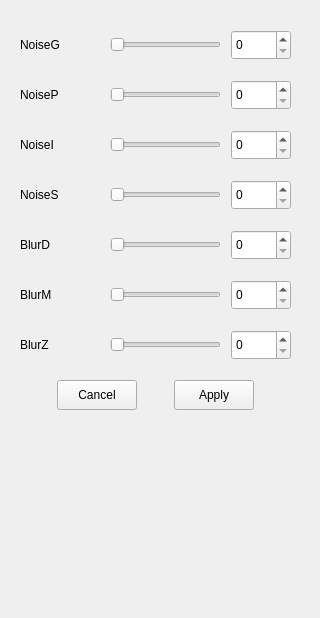
    <widget class="QWidget" name="pageDegrade">
     <property name="geometry">
      <rect>
       <x>0</x>
       <y>0</y>
       <width>320</width>
       <height>618</height>
      </rect>
     </property>
     <attribute name="label">
      <string>Effect</string>
     </attribute>
     <widget class="QWidget" name="layoutWidget_7">
      <property name="geometry">
       <rect>
        <x>10</x>
        <y>320</y>
        <width>291</width>
        <height>51</height>
       </rect>
      </property>
      <layout class="QHBoxLayout" name="layoutDegradeR7">
       <property name="spacing">
        <number>10</number>
       </property>
       <property name="leftMargin">
        <number>10</number>
       </property>
       <property name="topMargin">
        <number>10</number>
       </property>
       <property name="rightMargin">
        <number>10</number>
       </property>
       <property name="bottomMargin">
        <number>10</number>
       </property>
       <item>
        <widget class="QLabel" name="labelTextBlurZoom">
         <property name="sizePolicy">
          <sizepolicy hsizetype="Fixed" vsizetype="Fixed">
           <horstretch>0</horstretch>
           <verstretch>0</verstretch>
          </sizepolicy>
         </property>
         <property name="minimumSize">
          <size>
           <width>80</width>
           <height>20</height>
          </size>
         </property>
         <property name="text">
          <string>BlurZ</string>
         </property>
        </widget>
       </item>
       <item>
        <widget class="QSlider" name="sliderDegradeBz">
         <property name="sizePolicy">
          <sizepolicy hsizetype="Expanding" vsizetype="Fixed">
           <horstretch>0</horstretch>
           <verstretch>0</verstretch>
          </sizepolicy>
         </property>
         <property name="minimumSize">
          <size>
           <width>0</width>
           <height>20</height>
          </size>
         </property>
         <property name="minimum">
          <number>0</number>
         </property>
         <property name="maximum">
          <number>99</number>
         </property>
         <property name="orientation">
          <enum>Qt::Horizontal</enum>
         </property>
        </widget>
       </item>
       <item>
        <widget class="QSpinBox" name="spinDegradeBz">
         <property name="sizePolicy">
          <sizepolicy hsizetype="Fixed" vsizetype="Fixed">
           <horstretch>0</horstretch>
           <verstretch>0</verstretch>
          </sizepolicy>
         </property>
         <property name="minimumSize">
          <size>
           <width>60</width>
           <height>30</height>
          </size>
         </property>
         <property name="minimum">
          <number>0</number>
         </property>
         <property name="maximum">
          <number>99</number>
         </property>
        </widget>
       </item>
      </layout>
     </widget>
     <widget class="QWidget" name="layoutWidget_14">
      <property name="geometry">
       <rect>
        <x>10</x>
        <y>170</y>
        <width>291</width>
        <height>51</height>
       </rect>
      </property>
      <layout class="QHBoxLayout" name="layoutDegradeR4">
       <property name="spacing">
        <number>10</number>
       </property>
       <property name="leftMargin">
        <number>10</number>
       </property>
       <property name="topMargin">
        <number>10</number>
       </property>
       <property name="rightMargin">
        <number>10</number>
       </property>
       <property name="bottomMargin">
        <number>10</number>
       </property>
       <item>
        <widget class="QLabel" name="labelTextNoiseSpeckle">
         <property name="sizePolicy">
          <sizepolicy hsizetype="Fixed" vsizetype="Fixed">
           <horstretch>0</horstretch>
           <verstretch>0</verstretch>
          </sizepolicy>
         </property>
         <property name="minimumSize">
          <size>
           <width>80</width>
           <height>20</height>
          </size>
         </property>
         <property name="text">
          <string>NoiseS</string>
         </property>
        </widget>
       </item>
       <item>
        <widget class="QSlider" name="sliderDegradeNs">
         <property name="sizePolicy">
          <sizepolicy hsizetype="Expanding" vsizetype="Fixed">
           <horstretch>0</horstretch>
           <verstretch>0</verstretch>
          </sizepolicy>
         </property>
         <property name="minimumSize">
          <size>
           <width>0</width>
           <height>20</height>
          </size>
         </property>
         <property name="minimum">
          <number>0</number>
         </property>
         <property name="maximum">
          <number>99</number>
         </property>
         <property name="orientation">
          <enum>Qt::Horizontal</enum>
         </property>
        </widget>
       </item>
       <item>
        <widget class="QSpinBox" name="spinDegradeNs">
         <property name="sizePolicy">
          <sizepolicy hsizetype="Fixed" vsizetype="Fixed">
           <horstretch>0</horstretch>
           <verstretch>0</verstretch>
          </sizepolicy>
         </property>
         <property name="minimumSize">
          <size>
           <width>60</width>
           <height>30</height>
          </size>
         </property>
         <property name="minimum">
          <number>0</number>
         </property>
         <property name="maximum">
          <number>99</number>
         </property>
        </widget>
       </item>
      </layout>
     </widget>
     <widget class="QWidget" name="layoutWidget_5">
      <property name="geometry">
       <rect>
        <x>10</x>
        <y>370</y>
        <width>291</width>
        <height>51</height>
       </rect>
      </property>
      <layout class="QHBoxLayout" name="layoutDegradeR">
       <property name="spacing">
        <number>10</number>
       </property>
       <property name="leftMargin">
        <number>20</number>
       </property>
       <property name="topMargin">
        <number>10</number>
       </property>
       <property name="rightMargin">
        <number>20</number>
       </property>
       <property name="bottomMargin">
        <number>10</number>
       </property>
       <item>
        <widget class="QPushButton" name="buttonCancelD">
         <property name="sizePolicy">
          <sizepolicy hsizetype="Fixed" vsizetype="Fixed">
           <horstretch>0</horstretch>
           <verstretch>0</verstretch>
          </sizepolicy>
         </property>
         <property name="minimumSize">
          <size>
           <width>80</width>
           <height>30</height>
          </size>
         </property>
         <property name="text">
          <string>Cancel</string>
         </property>
        </widget>
       </item>
       <item>
        <widget class="QPushButton" name="buttonApplyD">
         <property name="sizePolicy">
          <sizepolicy hsizetype="Fixed" vsizetype="Fixed">
           <horstretch>0</horstretch>
           <verstretch>0</verstretch>
          </sizepolicy>
         </property>
         <property name="minimumSize">
          <size>
           <width>80</width>
           <height>30</height>
          </size>
         </property>
         <property name="text">
          <string>Apply</string>
         </property>
        </widget>
       </item>
      </layout>
     </widget>
     <widget class="QWidget" name="layoutWidget_13">
      <property name="geometry">
       <rect>
        <x>10</x>
        <y>270</y>
        <width>291</width>
        <height>51</height>
       </rect>
      </property>
      <layout class="QHBoxLayout" name="layoutDegradeR6" stretch="0,0,0">
       <property name="spacing">
        <number>10</number>
       </property>
       <property name="leftMargin">
        <number>10</number>
       </property>
       <property name="topMargin">
        <number>10</number>
       </property>
       <property name="rightMargin">
        <number>10</number>
       </property>
       <property name="bottomMargin">
        <number>10</number>
       </property>
       <item>
        <widget class="QLabel" name="labelTextBlurMotion">
         <property name="sizePolicy">
          <sizepolicy hsizetype="Fixed" vsizetype="Fixed">
           <horstretch>0</horstretch>
           <verstretch>0</verstretch>
          </sizepolicy>
         </property>
         <property name="minimumSize">
          <size>
           <width>80</width>
           <height>20</height>
          </size>
         </property>
         <property name="text">
          <string>BlurM</string>
         </property>
        </widget>
       </item>
       <item>
        <widget class="QSlider" name="sliderDegradeBm">
         <property name="sizePolicy">
          <sizepolicy hsizetype="Expanding" vsizetype="Fixed">
           <horstretch>0</horstretch>
           <verstretch>0</verstretch>
          </sizepolicy>
         </property>
         <property name="minimumSize">
          <size>
           <width>0</width>
           <height>20</height>
          </size>
         </property>
         <property name="minimum">
          <number>0</number>
         </property>
         <property name="maximum">
          <number>99</number>
         </property>
         <property name="orientation">
          <enum>Qt::Horizontal</enum>
         </property>
        </widget>
       </item>
       <item>
        <widget class="QSpinBox" name="spinDegradeBm">
         <property name="sizePolicy">
          <sizepolicy hsizetype="Fixed" vsizetype="Fixed">
           <horstretch>0</horstretch>
           <verstretch>0</verstretch>
          </sizepolicy>
         </property>
         <property name="minimumSize">
          <size>
           <width>60</width>
           <height>30</height>
          </size>
         </property>
         <property name="minimum">
          <number>0</number>
         </property>
         <property name="maximum">
          <number>99</number>
         </property>
        </widget>
       </item>
      </layout>
     </widget>
     <widget class="QWidget" name="layoutWidget_12">
      <property name="geometry">
       <rect>
        <x>10</x>
        <y>70</y>
        <width>291</width>
        <height>51</height>
       </rect>
      </property>
      <layout class="QHBoxLayout" name="layoutDegradeR2">
       <property name="spacing">
        <number>10</number>
       </property>
       <property name="leftMargin">
        <number>10</number>
       </property>
       <property name="topMargin">
        <number>10</number>
       </property>
       <property name="rightMargin">
        <number>10</number>
       </property>
       <property name="bottomMargin">
        <number>10</number>
       </property>
       <item>
        <widget class="QLabel" name="labelTexrNoisePoisson">
         <property name="sizePolicy">
          <sizepolicy hsizetype="Fixed" vsizetype="Fixed">
           <horstretch>0</horstretch>
           <verstretch>0</verstretch>
          </sizepolicy>
         </property>
         <property name="minimumSize">
          <size>
           <width>80</width>
           <height>20</height>
          </size>
         </property>
         <property name="text">
          <string>NoiseP</string>
         </property>
        </widget>
       </item>
       <item>
        <widget class="QSlider" name="sliderDegradeNp">
         <property name="sizePolicy">
          <sizepolicy hsizetype="Expanding" vsizetype="Fixed">
           <horstretch>0</horstretch>
           <verstretch>0</verstretch>
          </sizepolicy>
         </property>
         <property name="minimumSize">
          <size>
           <width>0</width>
           <height>20</height>
          </size>
         </property>
         <property name="minimum">
          <number>0</number>
         </property>
         <property name="maximum">
          <number>99</number>
         </property>
         <property name="orientation">
          <enum>Qt::Horizontal</enum>
         </property>
        </widget>
       </item>
       <item>
        <widget class="QSpinBox" name="spinDegradeNp">
         <property name="sizePolicy">
          <sizepolicy hsizetype="Fixed" vsizetype="Fixed">
           <horstretch>0</horstretch>
           <verstretch>0</verstretch>
          </sizepolicy>
         </property>
         <property name="minimumSize">
          <size>
           <width>60</width>
           <height>30</height>
          </size>
         </property>
         <property name="minimum">
          <number>0</number>
         </property>
         <property name="maximum">
          <number>99</number>
         </property>
         <property name="value">
          <number>0</number>
         </property>
        </widget>
       </item>
      </layout>
     </widget>
     <widget class="QWidget" name="layoutWidget_10">
      <property name="geometry">
       <rect>
        <x>10</x>
        <y>220</y>
        <width>291</width>
        <height>51</height>
       </rect>
      </property>
      <layout class="QHBoxLayout" name="layoutDegradeR5">
       <property name="spacing">
        <number>10</number>
       </property>
       <property name="leftMargin">
        <number>10</number>
       </property>
       <property name="topMargin">
        <number>10</number>
       </property>
       <property name="rightMargin">
        <number>10</number>
       </property>
       <property name="bottomMargin">
        <number>10</number>
       </property>
       <item>
        <widget class="QLabel" name="labelTextBlurDefocus">
         <property name="sizePolicy">
          <sizepolicy hsizetype="Fixed" vsizetype="Fixed">
           <horstretch>0</horstretch>
           <verstretch>0</verstretch>
          </sizepolicy>
         </property>
         <property name="minimumSize">
          <size>
           <width>80</width>
           <height>20</height>
          </size>
         </property>
         <property name="text">
          <string>BlurD</string>
         </property>
        </widget>
       </item>
       <item>
        <widget class="QSlider" name="sliderDegradeBd">
         <property name="sizePolicy">
          <sizepolicy hsizetype="Expanding" vsizetype="Fixed">
           <horstretch>0</horstretch>
           <verstretch>0</verstretch>
          </sizepolicy>
         </property>
         <property name="minimumSize">
          <size>
           <width>0</width>
           <height>20</height>
          </size>
         </property>
         <property name="minimum">
          <number>0</number>
         </property>
         <property name="maximum">
          <number>99</number>
         </property>
         <property name="orientation">
          <enum>Qt::Horizontal</enum>
         </property>
        </widget>
       </item>
       <item>
        <widget class="QSpinBox" name="spinDegradeBd">
         <property name="sizePolicy">
          <sizepolicy hsizetype="Fixed" vsizetype="Fixed">
           <horstretch>0</horstretch>
           <verstretch>0</verstretch>
          </sizepolicy>
         </property>
         <property name="minimumSize">
          <size>
           <width>60</width>
           <height>30</height>
          </size>
         </property>
         <property name="minimum">
          <number>0</number>
         </property>
         <property name="maximum">
          <number>99</number>
         </property>
        </widget>
       </item>
      </layout>
     </widget>
     <widget class="QWidget" name="layoutWidget_15">
      <property name="geometry">
       <rect>
        <x>10</x>
        <y>20</y>
        <width>291</width>
        <height>51</height>
       </rect>
      </property>
      <layout class="QHBoxLayout" name="layoutDegradeR1">
       <property name="spacing">
        <number>10</number>
       </property>
       <property name="leftMargin">
        <number>10</number>
       </property>
       <property name="topMargin">
        <number>10</number>
       </property>
       <property name="rightMargin">
        <number>10</number>
       </property>
       <property name="bottomMargin">
        <number>10</number>
       </property>
       <item>
        <widget class="QLabel" name="labelTextNoiseGaussian">
         <property name="sizePolicy">
          <sizepolicy hsizetype="Fixed" vsizetype="Fixed">
           <horstretch>0</horstretch>
           <verstretch>0</verstretch>
          </sizepolicy>
         </property>
         <property name="minimumSize">
          <size>
           <width>80</width>
           <height>20</height>
          </size>
         </property>
         <property name="text">
          <string>NoiseG</string>
         </property>
        </widget>
       </item>
       <item>
        <widget class="QSlider" name="sliderDegradeNg">
         <property name="sizePolicy">
          <sizepolicy hsizetype="Expanding" vsizetype="Fixed">
           <horstretch>0</horstretch>
           <verstretch>0</verstretch>
          </sizepolicy>
         </property>
         <property name="minimumSize">
          <size>
           <width>0</width>
           <height>20</height>
          </size>
         </property>
         <property name="minimum">
          <number>0</number>
         </property>
         <property name="maximum">
          <number>99</number>
         </property>
         <property name="orientation">
          <enum>Qt::Horizontal</enum>
         </property>
        </widget>
       </item>
       <item>
        <widget class="QSpinBox" name="spinDegradeNg">
         <property name="sizePolicy">
          <sizepolicy hsizetype="Fixed" vsizetype="Fixed">
           <horstretch>0</horstretch>
           <verstretch>0</verstretch>
          </sizepolicy>
         </property>
         <property name="minimumSize">
          <size>
           <width>60</width>
           <height>30</height>
          </size>
         </property>
         <property name="minimum">
          <number>0</number>
         </property>
         <property name="maximum">
          <number>99</number>
         </property>
        </widget>
       </item>
      </layout>
     </widget>
     <widget class="QWidget" name="layoutWidget_9">
      <property name="geometry">
       <rect>
        <x>10</x>
        <y>120</y>
        <width>291</width>
        <height>51</height>
       </rect>
      </property>
      <layout class="QHBoxLayout" name="layoutDegradeR3">
       <property name="spacing">
        <number>10</number>
       </property>
       <property name="leftMargin">
        <number>10</number>
       </property>
       <property name="topMargin">
        <number>10</number>
       </property>
       <property name="rightMargin">
        <number>10</number>
       </property>
       <property name="bottomMargin">
        <number>10</number>
       </property>
       <item>
        <widget class="QLabel" name="labelTextNoiseImpulse">
         <property name="sizePolicy">
          <sizepolicy hsizetype="Fixed" vsizetype="Fixed">
           <horstretch>0</horstretch>
           <verstretch>0</verstretch>
          </sizepolicy>
         </property>
         <property name="minimumSize">
          <size>
           <width>80</width>
           <height>20</height>
          </size>
         </property>
         <property name="text">
          <string>NoiseI</string>
         </property>
        </widget>
       </item>
       <item>
        <widget class="QSlider" name="sliderDegradeNi">
         <property name="sizePolicy">
          <sizepolicy hsizetype="Expanding" vsizetype="Fixed">
           <horstretch>0</horstretch>
           <verstretch>0</verstretch>
          </sizepolicy>
         </property>
         <property name="minimumSize">
          <size>
           <width>0</width>
           <height>20</height>
          </size>
         </property>
         <property name="minimum">
          <number>0</number>
         </property>
         <property name="maximum">
          <number>99</number>
         </property>
         <property name="orientation">
          <enum>Qt::Horizontal</enum>
         </property>
        </widget>
       </item>
       <item>
        <widget class="QSpinBox" name="spinDegradeNi">
         <property name="sizePolicy">
          <sizepolicy hsizetype="Fixed" vsizetype="Fixed">
           <horstretch>0</horstretch>
           <verstretch>0</verstretch>
          </sizepolicy>
         </property>
         <property name="minimumSize">
          <size>
           <width>60</width>
           <height>30</height>
          </size>
         </property>
         <property name="minimum">
          <number>0</number>
         </property>
         <property name="maximum">
          <number>99</number>
         </property>
        </widget>
       </item>
      </layout>
     </widget>
    </widget>
